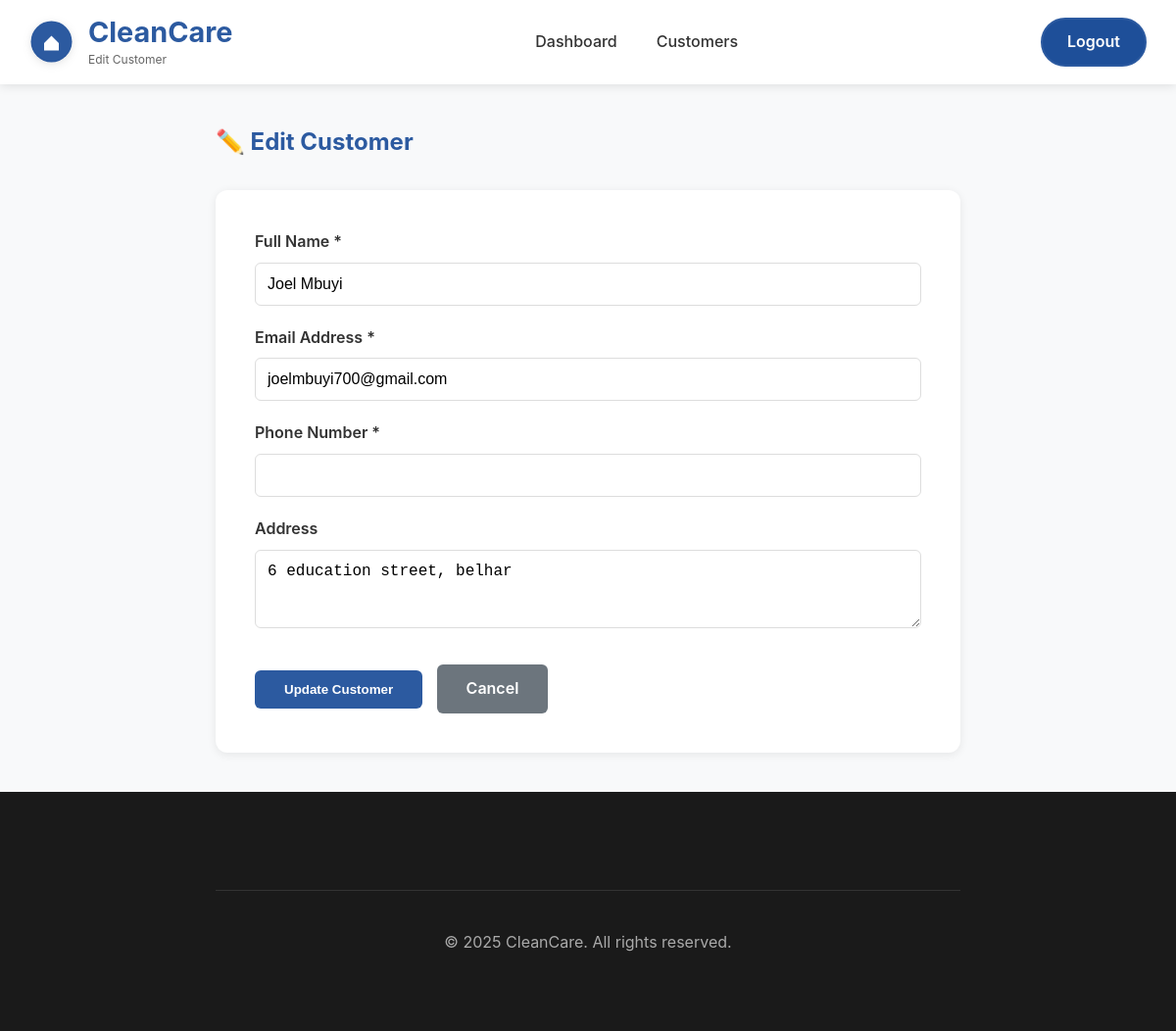
Before: /pages/edit_customer.php?id=10 (signed in) with the older database file.
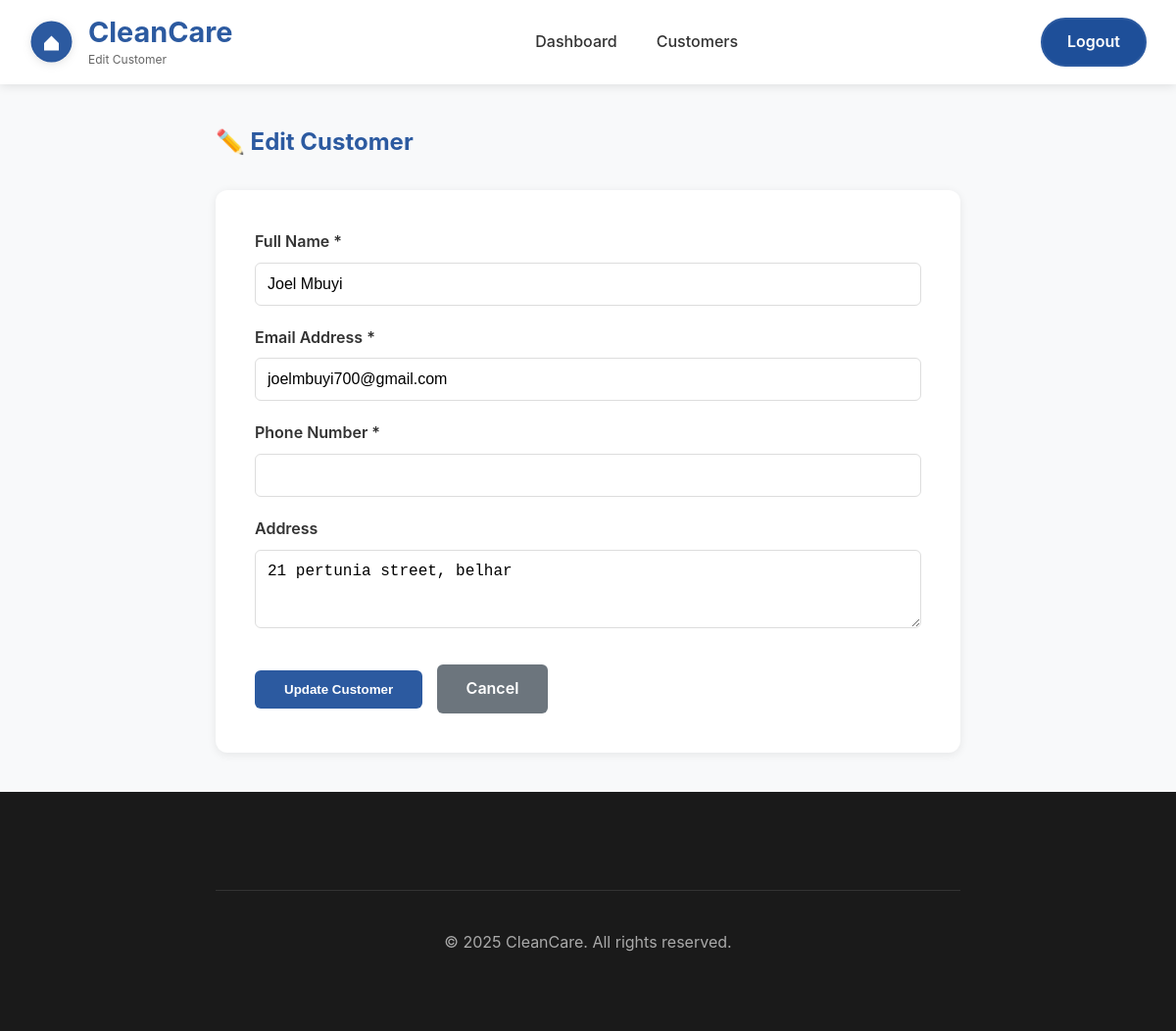
After: the same page with the newer database file.
### tables this page shows
CREATE TABLE `customers` (
  `id` int(11) NOT NULL,
  `name` varchar(100) NOT NULL,
  `email` varchar(100) DEFAULT NULL,
  `phone` varchar(20) DEFAULT NULL,
  `address` text DEFAULT NULL
);

### pages/edit_customer.php (the view, shortened to what this page needs)
<?php
require_once '../backend/db_config.php';
$customer_id = intval($_GET['id'] ?? 0);
try {
    $stmt = $pdo->prepare("SELECT * FROM customers WHERE id = :id");
    $stmt->execute([':id' => $customer_id]);
    $customer = $stmt->fetch(PDO::FETCH_ASSOC);
} catch (PDOException $e) {
    die('Error: ' . $e->getMessage());
}
?>
<!DOCTYPE html>
<html lang="en">
<head>
    <link rel="stylesheet" href="../frontend/css/style.css">
    <link rel="stylesheet" href="../frontend/css/dashboard.css">
</head>
<body>
    <nav class="navbar">
        <div class="nav-container">
            <div class="logo">
                <div class="logo-container">
                    <div class="logo-icon">
                        <svg viewBox="0 0 60 60" width="45" height="45">
                            <circle cx="30" cy="30" r="28" fill="#2c5aa0"/>
                            <path d="M 20 32 L 30 22 L 40 32 L 40 42 L 20 42 Z" fill="white"/>
                        </svg>
                    </div>
                    <div class="logo-text">
                        <h1>CleanCare</h1>
                        <p class="tagline">Edit Customer</p>
                    </div>
                </div>
            </div>
            <ul class="nav-menu">
                <li><a href="../dashboards/admin.php">Dashboard</a></li>
                <li><a href="manage_customers.php">Customers</a></li>
            </ul>
            <div class="nav-buttons">
                <a href="../backend/logout.php" class="btn-primary">Logout</a>
            </div>
        </div>
    </nav>
    <div class="container">
        <h2 style="color: #2c5aa0; margin-bottom: 30px;">✏️ Edit Customer</h2>
        <div class="form-card">
            <form method="POST">
                <div class="form-group">
                    <label>Full Name *</label>
                    <input type="text" name="name" value="<?= htmlspecialchars($customer['name']) ?>" required>
                </div>
                <div class="form-group">
                    <label>Email Address *</label>
                    <input type="email" name="email" value="<?= htmlspecialchars($customer['email']) ?>" required>
                </div>
                <div class="form-group">
                    <label>Phone Number *</label>
                    <input type="tel" name="phone" value="<?= htmlspecialchars($customer['phone']) ?>" required>
                </div>
                <div class="form-group">
                    <label>Address</label>
                    <textarea name="address" rows="3"><?= htmlspecialchars($customer['address']) ?></textarea>
                </div>
                <div style="margin-top: 30px;">
                    <button type="submit" name="update_customer" class="btn-submit">Update Customer</button>
                    <a href="manage_customers.php" class="btn-cancel">Cancel</a>
                </div>
            </form>
        </div>
    </div>
    <footer class="footer">
        <div class="container">
            <div class="footer-bottom">
                <p>&copy; 2025 CleanCare. All rights reserved.</p>
            </div>
        </div>
    </footer>
</body>
</html>

Changed rows visible on the page:
changed customers "Joel Mbuyi": address "6 education street, belhar" → "21 pertunia street, belhar"
